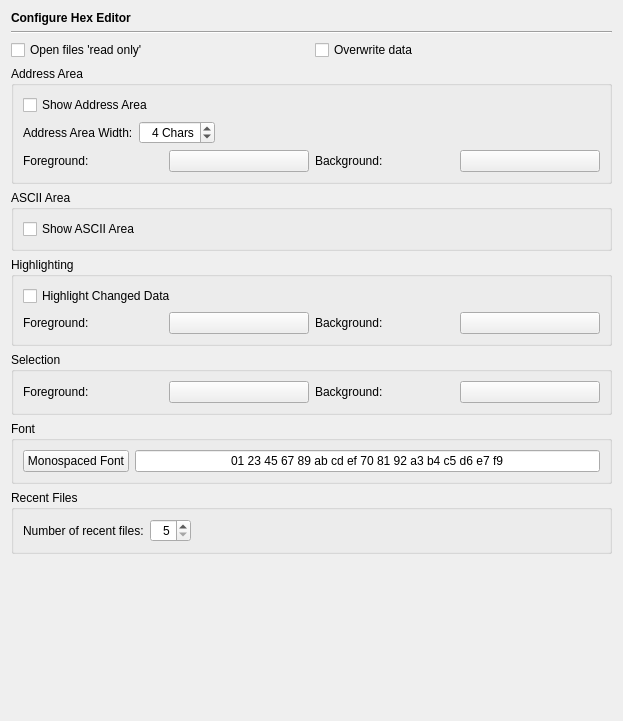
<?xml version="1.0" encoding="UTF-8"?>
<ui version="4.0">
 <class>HexEditorPage</class>
 <widget class="QWidget" name="HexEditorPage">
  <property name="geometry">
   <rect>
    <x>0</x>
    <y>0</y>
    <width>623</width>
    <height>721</height>
   </rect>
  </property>
  <layout class="QVBoxLayout" name="verticalLayout">
   <item>
    <widget class="QLabel" name="headerLabel">
     <property name="text">
      <string>&lt;b&gt;Configure Hex Editor&lt;/b&gt;</string>
     </property>
    </widget>
   </item>
   <item>
    <widget class="Line" name="line14">
     <property name="frameShape">
      <enum>QFrame::HLine</enum>
     </property>
     <property name="frameShadow">
      <enum>QFrame::Sunken</enum>
     </property>
     <property name="orientation">
      <enum>Qt::Horizontal</enum>
     </property>
    </widget>
   </item>
   <item>
    <layout class="QHBoxLayout" name="horizontalLayout_4">
     <item>
      <widget class="QCheckBox" name="readOnlyCheckBox">
       <property name="toolTip">
        <string>Select whether files shall be opened in read only mode</string>
       </property>
       <property name="text">
        <string>Open files 'read only'</string>
       </property>
      </widget>
     </item>
     <item>
      <widget class="QCheckBox" name="overwriteCheckBox">
       <property name="toolTip">
        <string>Select whether the editor shall be started in Overwrite mode</string>
       </property>
       <property name="text">
        <string>Overwrite data</string>
       </property>
      </widget>
     </item>
    </layout>
   </item>
   <item>
    <widget class="QGroupBox" name="groupBox_3">
     <property name="title">
      <string>Address Area</string>
     </property>
     <layout class="QGridLayout" name="gridLayout_2">
      <item row="0" column="0" colspan="4">
       <widget class="QCheckBox" name="addressAreaCheckBox">
        <property name="toolTip">
         <string>Select whether the address area shall be shown</string>
        </property>
        <property name="text">
         <string>Show Address Area</string>
        </property>
       </widget>
      </item>
      <item row="1" column="0" colspan="4">
       <layout class="QHBoxLayout">
        <item>
         <widget class="QLabel" name="textLabel1_20">
          <property name="text">
           <string>Address Area Width:</string>
          </property>
         </widget>
        </item>
        <item>
         <widget class="QSpinBox" name="addressAreaWidthSpinBox">
          <property name="toolTip">
           <string>Enter the width of the address area in characters</string>
          </property>
          <property name="alignment">
           <set>Qt::AlignRight|Qt::AlignTrailing|Qt::AlignVCenter</set>
          </property>
          <property name="suffix">
           <string> Chars</string>
          </property>
          <property name="minimum">
           <number>2</number>
          </property>
          <property name="maximum">
           <number>12</number>
          </property>
          <property name="singleStep">
           <number>2</number>
          </property>
          <property name="value">
           <number>4</number>
          </property>
         </widget>
        </item>
        <item>
         <spacer>
          <property name="orientation">
           <enum>Qt::Horizontal</enum>
          </property>
          <property name="sizeType">
           <enum>QSizePolicy::Expanding</enum>
          </property>
          <property name="sizeHint" stdset="0">
           <size>
            <width>40</width>
            <height>20</height>
           </size>
          </property>
         </spacer>
        </item>
       </layout>
      </item>
      <item row="2" column="0">
       <widget class="QLabel" name="TextLabel1_3_4">
        <property name="text">
         <string>Foreground:</string>
        </property>
       </widget>
      </item>
      <item row="2" column="1">
       <widget class="QPushButton" name="addressAreaForeGroundButton">
        <property name="minimumSize">
         <size>
          <width>100</width>
          <height>0</height>
         </size>
        </property>
        <property name="toolTip">
         <string>Select the foreground color of the address area</string>
        </property>
        <property name="text">
         <string/>
        </property>
       </widget>
      </item>
      <item row="2" column="2">
       <widget class="QLabel" name="TextLabel1_3_2_4">
        <property name="text">
         <string>Background:</string>
        </property>
       </widget>
      </item>
      <item row="2" column="3">
       <widget class="QPushButton" name="addressAreaBackGroundButton">
        <property name="minimumSize">
         <size>
          <width>100</width>
          <height>0</height>
         </size>
        </property>
        <property name="toolTip">
         <string>Select the background color of the address area</string>
        </property>
        <property name="text">
         <string/>
        </property>
       </widget>
      </item>
     </layout>
    </widget>
   </item>
   <item>
    <widget class="QGroupBox" name="groupBox_4">
     <property name="title">
      <string>ASCII Area</string>
     </property>
     <layout class="QHBoxLayout" name="horizontalLayout_3">
      <item>
       <widget class="QCheckBox" name="asciiAreaCheckBox">
        <property name="toolTip">
         <string>Select whether the ASCII area shall be shown</string>
        </property>
        <property name="text">
         <string>Show ASCII Area</string>
        </property>
       </widget>
      </item>
     </layout>
    </widget>
   </item>
   <item>
    <widget class="QGroupBox" name="groupBox">
     <property name="title">
      <string>Highlighting</string>
     </property>
     <layout class="QGridLayout" name="gridLayout">
      <item row="0" column="0" colspan="4">
       <widget class="QCheckBox" name="highlightingCheckBox">
        <property name="toolTip">
         <string>Select whether changed data shall be highlighted</string>
        </property>
        <property name="text">
         <string>Highlight Changed Data</string>
        </property>
       </widget>
      </item>
      <item row="1" column="0">
       <widget class="QLabel" name="TextLabel1_3_2">
        <property name="text">
         <string>Foreground:</string>
        </property>
       </widget>
      </item>
      <item row="1" column="1">
       <widget class="QPushButton" name="highlightingForeGroundButton">
        <property name="minimumSize">
         <size>
          <width>100</width>
          <height>0</height>
         </size>
        </property>
        <property name="toolTip">
         <string>Select the foreground color for highlighted data</string>
        </property>
        <property name="text">
         <string/>
        </property>
       </widget>
      </item>
      <item row="1" column="2">
       <widget class="QLabel" name="TextLabel1_3_2_2">
        <property name="text">
         <string>Background:</string>
        </property>
       </widget>
      </item>
      <item row="1" column="3">
       <widget class="QPushButton" name="highlightingBackGroundButton">
        <property name="minimumSize">
         <size>
          <width>100</width>
          <height>0</height>
         </size>
        </property>
        <property name="toolTip">
         <string>Select the background color for highlighted data</string>
        </property>
        <property name="text">
         <string/>
        </property>
       </widget>
      </item>
     </layout>
    </widget>
   </item>
   <item>
    <widget class="QGroupBox" name="groupBox_2">
     <property name="title">
      <string>Selection</string>
     </property>
     <layout class="QHBoxLayout" name="horizontalLayout_2">
      <item>
       <widget class="QLabel" name="TextLabel1_3_3">
        <property name="text">
         <string>Foreground:</string>
        </property>
       </widget>
      </item>
      <item>
       <widget class="QPushButton" name="selectionForeGroundButton">
        <property name="minimumSize">
         <size>
          <width>100</width>
          <height>0</height>
         </size>
        </property>
        <property name="toolTip">
         <string>Select the foreground color of the selection</string>
        </property>
        <property name="text">
         <string/>
        </property>
       </widget>
      </item>
      <item>
       <widget class="QLabel" name="TextLabel1_3_2_3">
        <property name="text">
         <string>Background:</string>
        </property>
       </widget>
      </item>
      <item>
       <widget class="QPushButton" name="selectionBackGroundButton">
        <property name="minimumSize">
         <size>
          <width>100</width>
          <height>0</height>
         </size>
        </property>
        <property name="toolTip">
         <string>Select the background color of the selection</string>
        </property>
        <property name="text">
         <string/>
        </property>
       </widget>
      </item>
     </layout>
    </widget>
   </item>
   <item>
    <widget class="QGroupBox" name="groupBox_5">
     <property name="title">
      <string>Font</string>
     </property>
     <layout class="QHBoxLayout" name="horizontalLayout">
      <item>
       <widget class="QPushButton" name="monospacedFontButton">
        <property name="toolTip">
         <string>Press to select the font to be used (this must be a monospaced font)</string>
        </property>
        <property name="text">
         <string>Monospaced Font</string>
        </property>
       </widget>
      </item>
      <item>
       <widget class="QLineEdit" name="monospacedFontSample">
        <property name="focusPolicy">
         <enum>Qt::NoFocus</enum>
        </property>
        <property name="text">
         <string notr="true">01 23 45 67 89 ab cd ef 70 81 92 a3 b4 c5 d6 e7 f9</string>
        </property>
        <property name="alignment">
         <set>Qt::AlignHCenter</set>
        </property>
        <property name="readOnly">
         <bool>true</bool>
        </property>
       </widget>
      </item>
     </layout>
    </widget>
   </item>
   <item>
    <widget class="QGroupBox" name="groupBox_7">
     <property name="title">
      <string>Recent Files</string>
     </property>
     <layout class="QHBoxLayout" name="_2">
      <item>
       <widget class="QLabel" name="label">
        <property name="text">
         <string>Number of recent files:</string>
        </property>
       </widget>
      </item>
      <item>
       <widget class="QSpinBox" name="recentFilesSpinBox">
        <property name="toolTip">
         <string>Enter the number of recent files to remember</string>
        </property>
        <property name="alignment">
         <set>Qt::AlignRight|Qt::AlignTrailing|Qt::AlignVCenter</set>
        </property>
        <property name="minimum">
         <number>5</number>
        </property>
        <property name="maximum">
         <number>50</number>
        </property>
       </widget>
      </item>
      <item>
       <spacer>
        <property name="orientation">
         <enum>Qt::Horizontal</enum>
        </property>
        <property name="sizeHint" stdset="0">
         <size>
          <width>40</width>
          <height>20</height>
         </size>
        </property>
       </spacer>
      </item>
     </layout>
    </widget>
   </item>
   <item>
    <spacer>
     <property name="orientation">
      <enum>Qt::Vertical</enum>
     </property>
     <property name="sizeHint" stdset="0">
      <size>
       <width>20</width>
       <height>40</height>
      </size>
     </property>
    </spacer>
   </item>
  </layout>
 </widget>
 <tabstops>
  <tabstop>readOnlyCheckBox</tabstop>
  <tabstop>overwriteCheckBox</tabstop>
  <tabstop>addressAreaCheckBox</tabstop>
  <tabstop>addressAreaWidthSpinBox</tabstop>
  <tabstop>addressAreaForeGroundButton</tabstop>
  <tabstop>addressAreaBackGroundButton</tabstop>
  <tabstop>asciiAreaCheckBox</tabstop>
  <tabstop>highlightingCheckBox</tabstop>
  <tabstop>highlightingForeGroundButton</tabstop>
  <tabstop>highlightingBackGroundButton</tabstop>
  <tabstop>selectionForeGroundButton</tabstop>
  <tabstop>selectionBackGroundButton</tabstop>
  <tabstop>monospacedFontButton</tabstop>
 </tabstops>
 <resources/>
 <connections/>
</ui>
